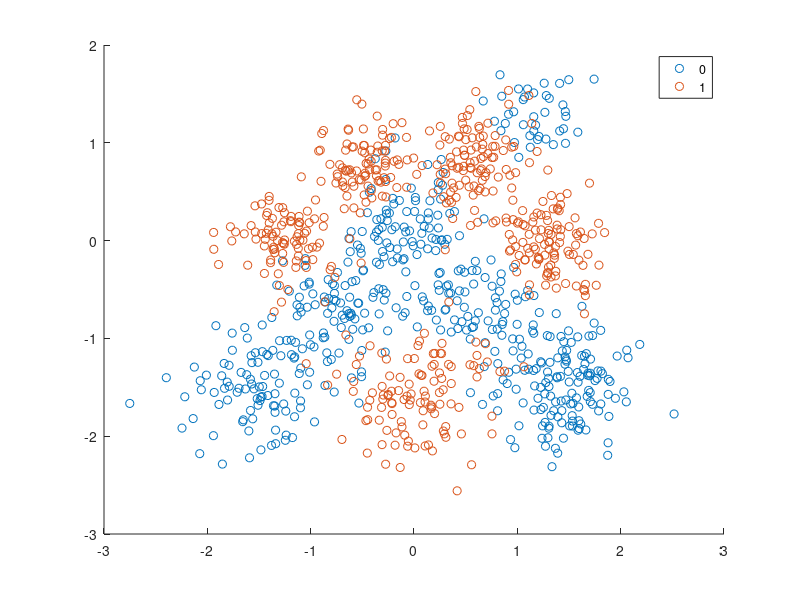

Write the MATLAB code that produced this figure. (Note: this script raises an error after producing the figure.)
function demoScript()
clear all;
close all;
clc;
warning('off');
load('classification.mat');

%plot X and classes
gscatter(X(:,1),X(:,2),y);

%Divide targets into 2 sets using random indices
testInd = randi(1000,200,1);
trainInd = 1:1000;
trainInd(testInd) = 0;
trainInd = trainInd(trainInd!=0);

testX = X(testInd,:);
trainX = X(trainInd,:);
testy = y(testInd,:);
trainy = y(trainInd,:);

[theta, logLik] = trainLogClass(trainX, trainy, 100, 2, 0);
theta
trainlogLik = logLik(100)
trainLik = exp(logLik(100))
figure
plot(logLik);
xlabel('iterations');
ylabel('log likelihood');

% Add ones to the X data matrix
testX = [ones(size(testX, 1), 1) testX];

testh=sigmoid(testX*theta);
contourProbReg(X, theta, y);

trueanswers = sum((testh>0.5)==testy)

%likelihood for test data
m = size(testX, 1)
testLogLik = sum(testy.*log(testh)+(ones(size(testy))-testy).*log(ones(size(testy))-testh))/m
testLik = exp(testLogLik)

%confusion matrix
printf('---confusion matrix - rates----\n');
printf('');
predictions = testh>0.5;
indexTestPos = predictions(find(testy));
indexTestNeg = predictions(find(~testy));
lengthTestPos = length(find(testy));
lengthTestNeg = length(find(~testy));
tp = sum(indexTestPos)/lengthTestPos
fp = sum(indexTestNeg)/lengthTestNeg
fn = 1-tp
tn = 1-fp 

printf('---confusion matrix----\n');
printf('');
tp = sum(indexTestPos)
fp = sum(indexTestNeg)
fn = lengthTestPos-tp
tn = lengthTestNeg-fp 


printf('-----------------\n');

%determine best learning rate
lr = 0.1:0.5:4;
logLik = zeros(30,lr);
for k = 1: length(lr)
[theta, logLik(:,k)] = trainLogClass(trainX, trainy, 30, k, 0);
end
figure
plot(logLik);
b = strread(num2str(lr),'%s');
legend(b);

%compute ROC curve
threshold = 0:0.05:1;

trueanswers = sum((testh>threshold)==testy)/length(testy);
%figure 
%plot(threshold,trueanswers);
%xlabel('threshold');
%ylabel('%rate of sum of true positives and true negatives');

tp = zeros(size(threshold));
fp = zeros(size(threshold));

predictions = testh>threshold;

for k = 1:length(threshold)
  indexTestPos = predictions(:,k)(find(testy));
  indexTestNeg = predictions(:,k)(find(~testy));
  tp(k) = sum(indexTestPos)/length(find(testy));
  fp(k) = sum(indexTestNeg)/length(find(~testy));

end
figure
plot(tp,fp);
xlabel('false positive rate');
ylabel('true positive rate');
title("ROC");
ROCArea = trapz(fp, tp)
%verification
%theta1 = trainLC(trainX,trainy,200);
%h=sigmoid(testX*theta1);
%trueanswersfminc = sum((h>0.5)==testy)


printf('\n--------------PART2-------------\n');
printf('-------------PART2-------------\n');
printf('-------------PART2-------------\n');
fprintf('');



% Add ones to the X data matrix

%X = [ones(m, 1) X];

%--------------PART2-------------
printf('\n RBF 1 Lambda: 1\n');
classifyRBF(testInd,trainInd,X,y,1,2500,.1,0)

printf('\n RBF .1 Lambda=0\n');
classifyRBF(testInd,trainInd,X,y,.1,2500,1.2,0)

printf('\n RBF .01 Lambda=0\n');
classifyRBF(testInd,trainInd,X,y,0.01,3000,4,0)

%--------------PART3-------------
printf('\n--------------PART3-------------\n');
printf('-------------PART3-------------\n');
printf('\n RBF 1 Lambda: 1\n');
classifyRBF(testInd,trainInd,X,y,1,3500,.1,.0005)

printf('\n RBF .1 Lambda: 1\n');
classifyRBF(testInd,trainInd,X,y,.1,3500,1.2,.0005)

printf('\n RBF .01 Lambda: 1\n');
classifyRBF(testInd,trainInd,X,y,0.01,3500,4,.0005)
end



